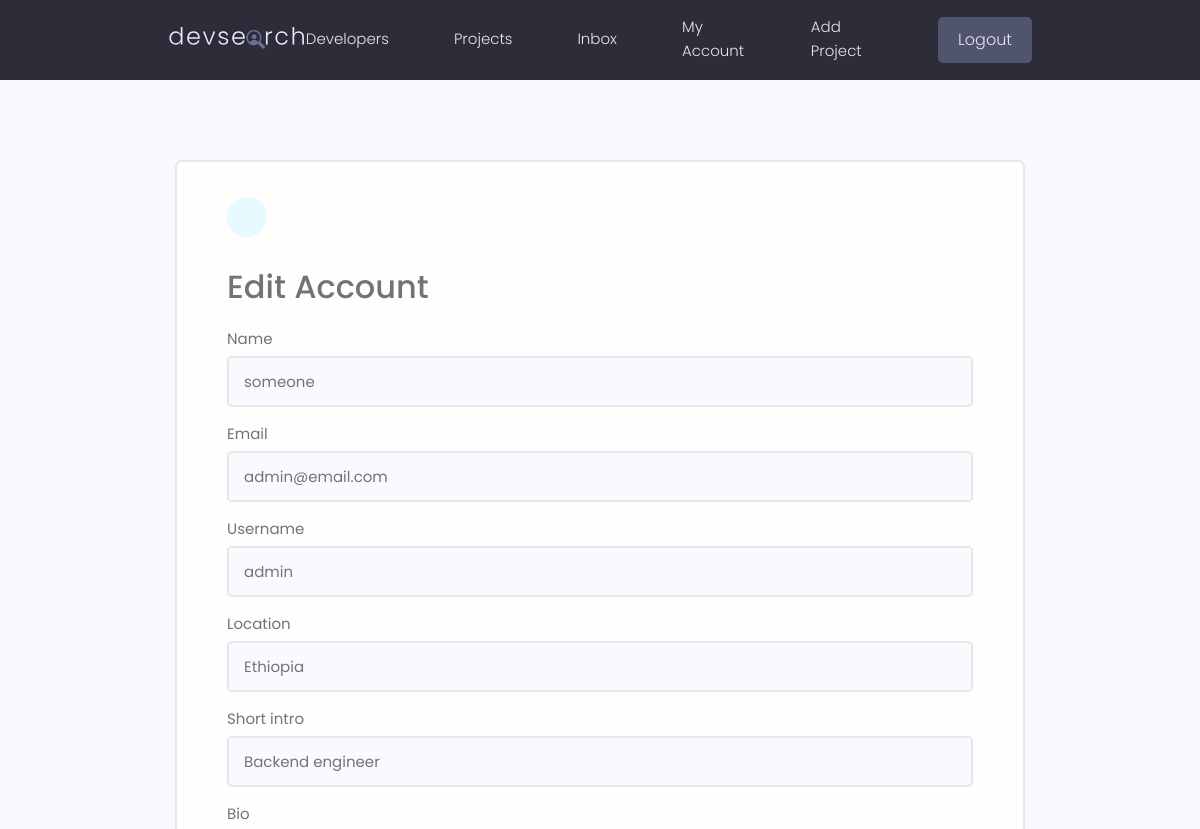
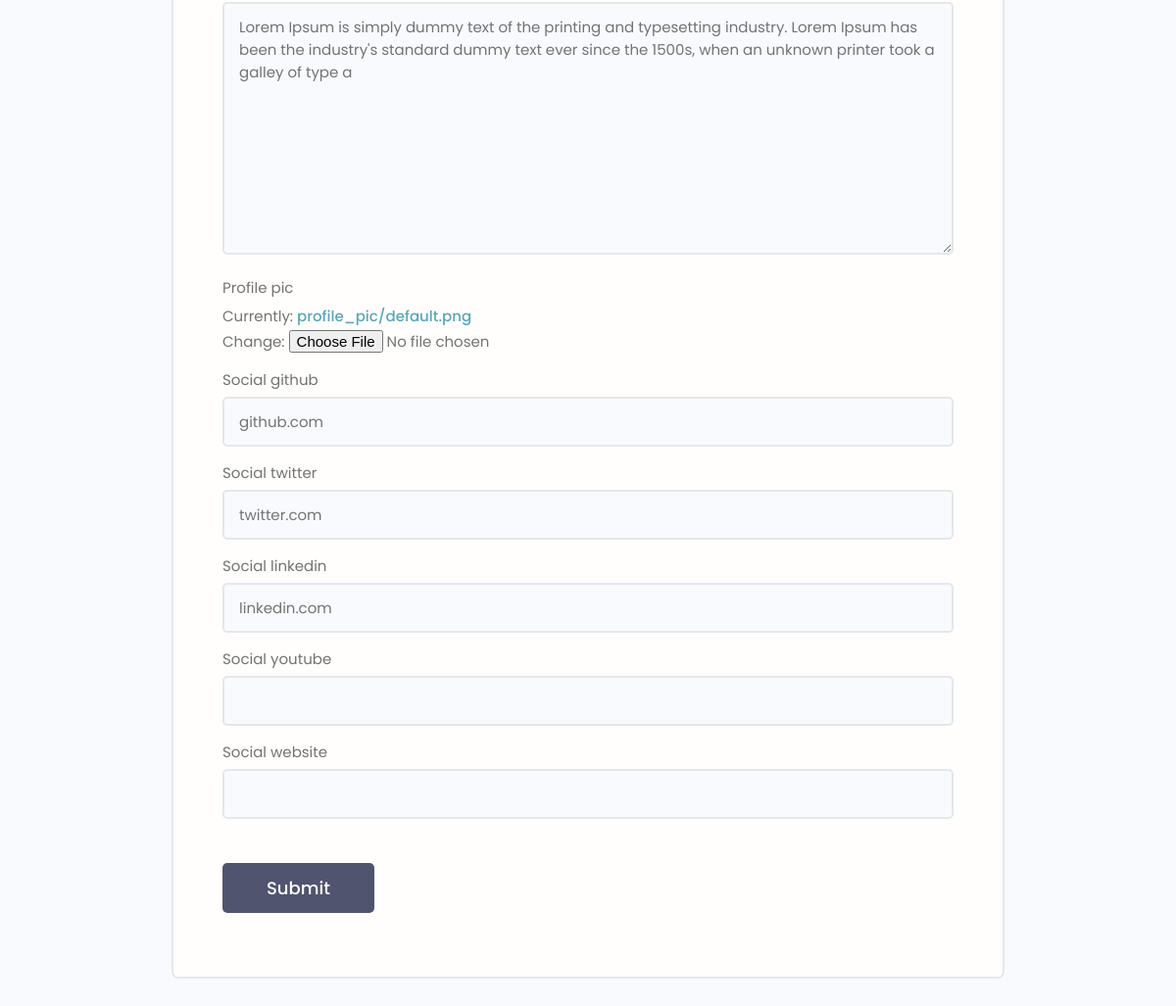
The app's page /edit-account (signed in) with its own data (2 pictures, top to bottom).
### users/models.py (models this page shows, shortened)
class Profile(models.Model):
    user = models.OneToOneField(User, on_delete=models.CASCADE)
    id = models.UUIDField(default=uuid4, primary_key=True, editable=False)
    name = models.CharField(max_length=200)
    email = models.EmailField(max_length=200)
    username = models.CharField(max_length=200, blank=True, null=True)
    location = models.CharField(max_length=200, blank=True, null=True)
    short_intro = models.CharField(max_length=200, blank=True, null=True)
    bio = models.TextField(max_length=200, blank=True, null=True)
    profile_pic =models.ImageField(upload_to="profile_pic/", default="profile_pic/default.png")
    social_github = models.CharField(max_length=200, blank=True, null=True)
    social_twitter = models.CharField(max_length=200, blank=True, null=True)
    social_linkedin = models.CharField(max_length=200, blank=True, null=True)
    social_youtube = models.CharField(max_length=200, blank=True, null=True)
    social_website = models.CharField(max_length=200, blank=True, null=True)
    created_at = models.DateTimeField(auto_now_add=True)

### users/views.py (the view, shortened to what this page needs)
# urls.py: path("edit-account", views.edit_account, name='edit-account'),
def edit_account(request):
    profile = request.user.profile
    form = ProfileForm(instance=profile)
    context = {"form":form}
    return render(request, 'users/profile-form.html', context)

### users/forms.py
class ProfileForm(ModelForm):
    class Meta:
        model = Profile
        fields = '__all__'
        exclude = ('user',)
    def __init__(self, *args, **kwargs):
        super(ProfileForm, self).__init__(*args, **kwargs)
        for name, field in self.fields.items():
            self.fields[name].widget.attrs.update(
                {"class":"input"}
            )

### users/templates/users/profile-form.html (shortened to what this page needs)
{% extends 'base.html' %}
{% block content %}
 <main class="formPage my-xl">
        <div class="content-box">
            <div class="formWrapper">
                <a class="backButton" href="#"></a>
                <br>
                <h3>Edit Account</h3>
                <form class="form" method="POST" action="{% url 'edit-account' %}" enctype="multipart/form-data">
                    {% for field in form %}
                    <div class="form__field">
                        <label for="formInput#text">{{field.label}}</label>
                        {{field}}
                    </div>
                    {% endfor %}
                    <input class="btn btn--sub btn--lg  my-md" type="submit" value="Submit" />
                </form>
            </div>
        </div>
    </main>
{% endblock %}

### static/styles/app.css (style rules this page uses)
:root { --color-sub: #2d2d39; }
.btn--sub { background-color: var(--color-sub-light); }
.content-box { width: 95%; max-width: 85rem; margin: 0 auto; }
.backButton { background: var(--color-main-light); color: var(--color-main); width: 4rem; height: 4rem; display: flex; align-items: center; justify-content: center; border-radius: 50%; }
.formPage .formWrapper { list-style: none; background: var(--color-white); padding: 3.5rem 5rem; border: 2px solid var(--color-light); border-radius: 0.7rem; }

### static/uikit/styles/modules/_variables.css (style rules this page uses)
:root { --color-main: #5aa5b9; --color-main-light: #e6faff; --color-sub: #3f4156; --color-sub-light: #51546e; --color-sub-lighter: #ededfd; --color-text: #737373; --color-gray: #8b8b8b; --color-light: #e5e7eb; --color-light-gray: #767676; --color-bg: #f8fafd; --color-white: #fffefd; --color-white-light: #f3f3f3; --color-success: #359e64; --color-success-bg: #def8e8; --color-error: #fc4b0b; --color-error-bg: #fff2ee; --font-base: 'Poppins', arial, helvetica, 'Segoe UI', roboto, ubuntu, sans-serif; --font-monospace: 'Fira Code', 'Courier New', courier, monospace; --font-regular: 300; --font-medium: 500; --font-bold: 700; --generic-shadow: 1px 1px 5px #00000010; --generic-transition: all 0.3s ease-in-out; }

### static/uikit/styles/modules/_base.css (style rules this page uses)
* { margin: 0; padding: 0; box-sizing: border-box; text-rendering: optimizeLegibility; color: inherit; font-size: inherit; }
html { font-size: 50%; }
@media only screen and (min-width: 480px) { html { font-size: 56.25%; } }
@media only screen and (min-width: 1200px) { html { font-size: 62.5%; } }
body { line-height: 1.6; font-weight: 400; font-size: 1.5rem; color: var(--color-text); background-color: var(--color-bg); min-height: 100vh; }

### static/uikit/styles/modules/_typography.css (style rules this page uses)
* { font-family: var(--font-base); }
h3 { font-size: 3.2rem; font-weight: var(--font-medium); }
a { padding-bottom: 2px; text-decoration: none; display: inline-block; color: var(--color-main); font-weight: var(--font-medium); }

### static/uikit/styles/modules/_utilities.css (style rules this page uses)
.my-md { margin: 3rem auto; }
.my-xl { margin: 8rem auto; }

### static/uikit/styles/modules/_button.css (style rules this page uses)
.btn { display: inline-block; position: relative; cursor: pointer; background-color: var(--color-light); font-weight: var(--font-medium); color: var(--color-sub); text-decoration: none; padding: 1rem 2rem; border-radius: 0.5rem; border: none; width: -webkit-fit-content; width: -moz-fit-content; width: fit-content; height: -webkit-fit-content; height: -moz-fit-content; height: fit-content; font-size: 1.6rem; outline-width: 0; outline-color: transparent; -webkit-backface-visibility: hidden; backface-visibility: hidden; transition: all 0.3s ease-in-out; }
.btn--sub { background-color: var(--color-sub); color: var(--color-white); }
.btn--lg { font-size: 1.8rem; padding: 1.2rem 4.5rem; }

### static/uikit/styles/modules/_form.css (style rules this page uses)
.form { display: block; }
.form__field { margin-top: 1.5rem; margin-bottom: 1.5rem; }
.form__label, .form__field > label { display: block; margin-bottom: 0.5rem; color: var(--color-text); }
input.input[type='text'], input.input[type='email'], input.input[type='password'], input.input[type='number'], textarea.input { min-width: 24rem; width: 100%; padding: 1.2rem 1.5rem; border-radius: 0.5rem; border: 2px solid var(--color-light); transition: all 0.3s ease-in-out; background-color: var(--color-bg); }

### records on screen
Profile: form "someone" "admin@email.com" "admin" "Ethiopia" "Backend engineer" "Lorem Ipsum is simply dummy text of the printing and typesetting industry. Lorem Ipsum has been the industry's standard dummy text ever since the 1500s, when an unknown printer took a galley of type a" "github.com" "twitter.com" "linkedin.com"

### other values on screen
{{ field.label }} "Name" "Email" "Username" "Location" "Short intro" "Bio" "Profile pic" "Social github" "Social twitter" "Social linkedin" "Social youtube" "Social website"
